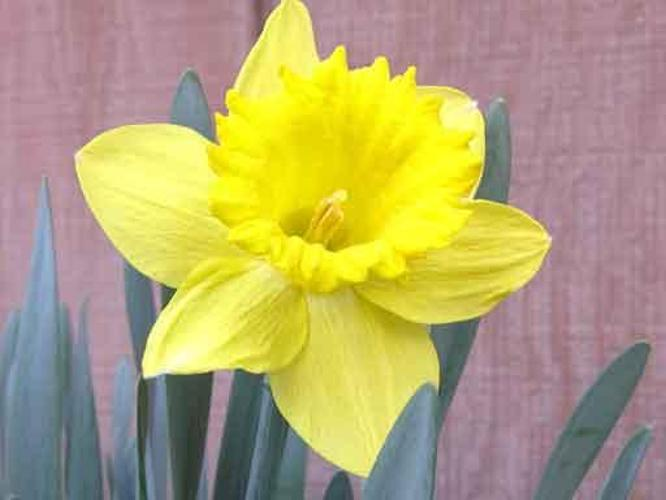
#> input picture Dataset/input_images/easy/easy_1.jpg, 666 x 500 px
$ python easy_images.py
#> lines starting #> are read from the running program, lines starting #| are printed output that depends on the picture; after the words box and inside, x2 and y2 are one past the last pixel; in counts of white or black regions, pixels touching at a corner belong together; pictures that were not available may be replaced by others from this repository, and a replacement may not be noted
### RGB/helper.py
import cv2 as cv
import os

# Get the absolute path to the directory containing the current script
current_dir = os.path.dirname(os.path.abspath(__file__))

# Define relative paths to input and output directories
input_rel_path = "../Dataset/input_images/"
output_rel_path = "../output_images/"

# Create absolute paths by joining the current directory with the relative paths
input_abs_path = os.path.join(current_dir, input_rel_path)
output_abs_path = os.path.join(current_dir, output_rel_path)

# Load images using absolute paths
easy1_image = cv.imread(os.path.join(input_abs_path, "easy/easy_1.jpg"))
#> easy1_image is the input picture: shape (500, 666, 3); mean B, G, R 113.4, 165.4, 178.9
easy2_image = cv.imread(os.path.join(input_abs_path, "easy/easy_2.jpg"))
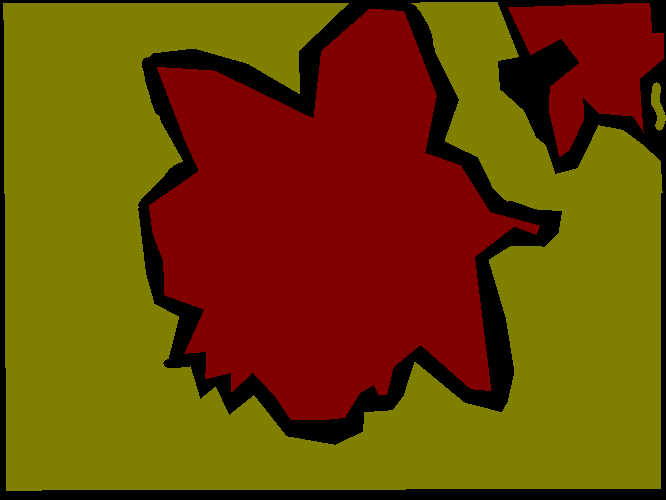
#> input picture Dataset/ground_truths/easy/easy_2.png, 666 x 500 px, given in place of easy_2.jpg, which was not available
#> easy2_image is the input picture: shape (500, 666, 3); mean B, G, R 0, 67.8, 109.3
easy3_image = cv.imread(os.path.join(input_abs_path, "easy/easy_3.jpg"))
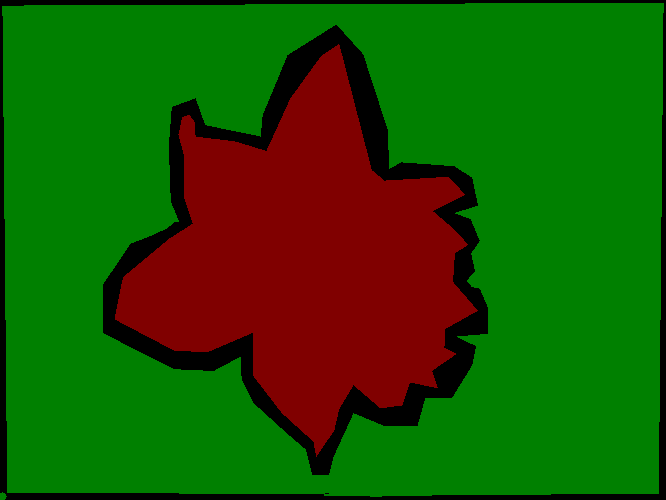
#> input picture Dataset/ground_truths/easy/easy_3.png, 666 x 500 px, given in place of easy_3.jpg, which was not available
#> easy3_image is the input picture: shape (500, 666, 3); mean B, G, R 0, 85.8, 28.8
medium1_image = cv.imread(os.path.join(input_abs_path, "medium/medium_1.jpg"))
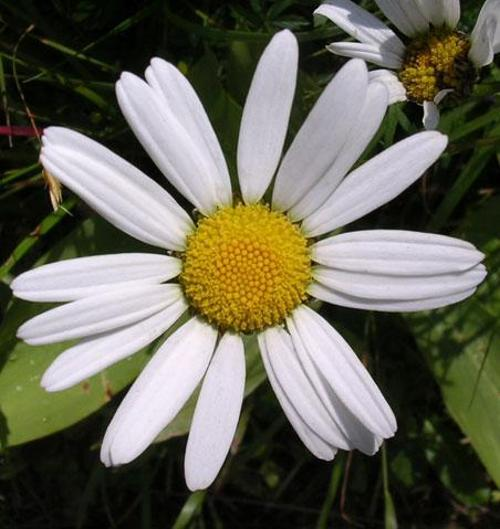
#> input picture Dataset/input_images/medium/medium_1.jpg, 500 x 529 px
#> medium1_image is the input picture: shape (529, 500, 3); mean B, G, R 88.3, 102.5, 103.8
medium2_image = cv.imread(os.path.join(input_abs_path, "medium/medium_2.jpg"))
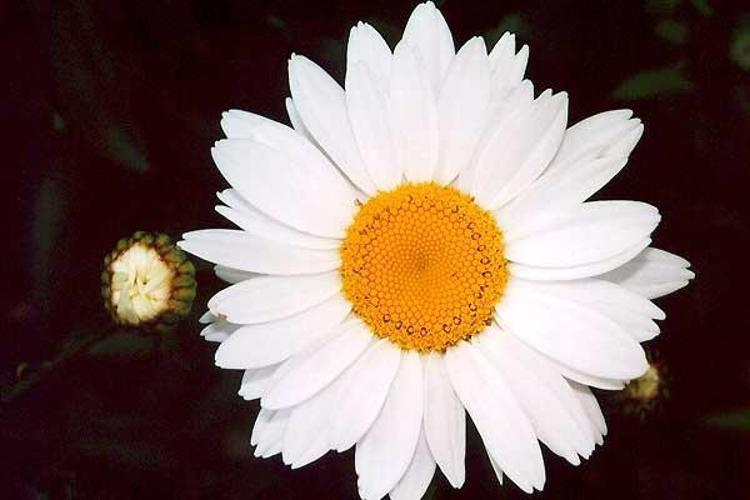
#> input picture Dataset/input_images/medium/medium_2.jpg, 750 x 500 px
#> medium2_image is the input picture: shape (500, 750, 3); mean B, G, R 96.1, 102.5, 123.6
medium3_image = cv.imread(os.path.join(input_abs_path, "medium/medium_3.jpg"))
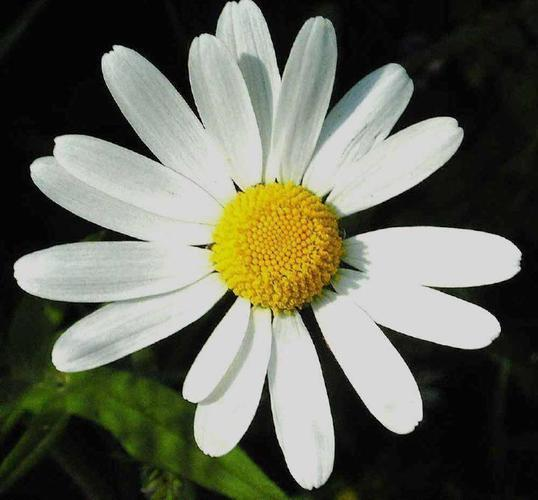
#> input picture Dataset/input_images/medium/medium_3.jpg, 538 x 500 px
#> medium3_image is the input picture: shape (500, 538, 3); mean B, G, R 89.3, 103.2, 101.2
hard1_image = cv.imread(os.path.join(input_abs_path, "hard/hard_1.jpg"))
hard2_image = cv.imread(os.path.join(input_abs_path, "hard/hard_2.jpg"))
hard3_image = cv.imread(os.path.join(input_abs_path, "hard/hard_3.jpg"))

# Create image map with absolute paths
imageMap = {
    "easy1": easy1_image,
    "easy2": easy2_image,
    "easy3": easy3_image,
    "medium1": medium1_image,
    "medium2": medium2_image,
    "medium3": medium3_image,
    "hard1": hard1_image,
    "hard2": hard2_image,
    "hard3": hard3_image,
}

### RGB/easy_images.py
import cv2 as cv
import numpy as np
import matplotlib.pyplot as plt
from helper import imageMap


def unsharp_masking(img, sigma=1.0, strength=1.5):
    blurred = cv.GaussianBlur(img, (0, 0), sigma)
    sharpened = cv.addWeighted(img, 1.0 + strength, blurred, -strength, 0)
    return sharpened

def rgb_thresholding(image_key):
    img = imageMap[image_key]
    imgRGB = cv.cvtColor(img, cv.COLOR_BGR2RGB)

    # Apply Gaussian Blur for noise reduction
    noiseReduction = cv.GaussianBlur(imgRGB, (5, 5), 0)

    easy_thresholds_rgb = {
        "easy1": {
            "lower_threshold": np.array([170, 170, 0]),
            "upper_threshold": np.array([255, 255, 255]),
        },
        "easy2": {
            "lower_threshold": np.array([140, 140, 0]),
            "upper_threshold": np.array([255, 255, 255]),
        },
        "easy3": {
            "lower_threshold": np.array([190, 190, 0]),
            "upper_threshold": np.array([255, 255, 255]),
        },
    }

    # Get the threshold values for the current image key
    threshold_values = easy_thresholds_rgb.get(image_key)

    # Check if threshold values exist for the current image key
    if threshold_values is not None:
        lower_threshold = threshold_values["lower_threshold"]
        upper_threshold = threshold_values["upper_threshold"]
    else:
        # If no specific threshold values are defined, use default values
        lower_threshold = np.array([170, 170, 0])  # Lower bound of the threshold range
        upper_threshold = np.array(
            [255, 255, 255]
        )  # Upper bound of the threshold range

    # Threshold the blurred image based on the RGB color range
    mask_blurred = cv.inRange(noiseReduction, lower_threshold, upper_threshold)
    masked_blurred_img = cv.bitwise_and(
        noiseReduction, noiseReduction, mask=mask_blurred
    )

    # Convert the masked image to grayscale
    masked_gray_img = cv.cvtColor(masked_blurred_img, cv.COLOR_RGB2GRAY)

    # Apply binary thresholding
    _, binary_img = cv.threshold(masked_gray_img, 0, 255, cv.THRESH_BINARY)

    # Displaying the original image, noise-reduced image, and thresholded blurred image
    plt.figure(figsize=(15, 10))

    plt.subplot(2, 3, 1)
    plt.imshow(imgRGB)
    plt.title("Original Image")
    plt.axis("off")

    plt.subplot(2, 3, 2)
    plt.imshow(noiseReduction)
    plt.title("Noise Reduction")
    plt.axis("off")

    plt.subplot(2, 3, 3)
    plt.imshow(masked_blurred_img)
    plt.title("Blurred Image Thresholding")
    plt.axis("off")

    plt.subplot(2, 3, 4)
    plt.imshow(masked_gray_img, cmap='gray')
    plt.title("Black and White Masked Image")
    plt.axis("off")

    plt.subplot(2, 3, 5)
    plt.imshow(binary_img, cmap='gray')
    plt.title("Binary Thresholding")
    plt.axis("off")

    plt.show()


if __name__ == "__main__":
    for key in imageMap:
        # Check if the image is "easy" based on some criteria
        if key.startswith("easy"):
            rgb_thresholding(key)
#> this loop made 9 passes
#> key on passes 4 to 9: 'medium1', 'medium2', 'medium3', 'hard1', 'hard2', 'hard3'
#> (key, lower_threshold in rgb_thresholding) on passes 1 to 3: ('easy1', [170, 170, 0]), ('easy2', [140, 140, 0]), ('easy3', [190, 190, 0])
#> pass 1, in rgb_thresholding, `mask_blurred = cv.inRange(noiseReduction, lower_threshold, upper_thres..`:
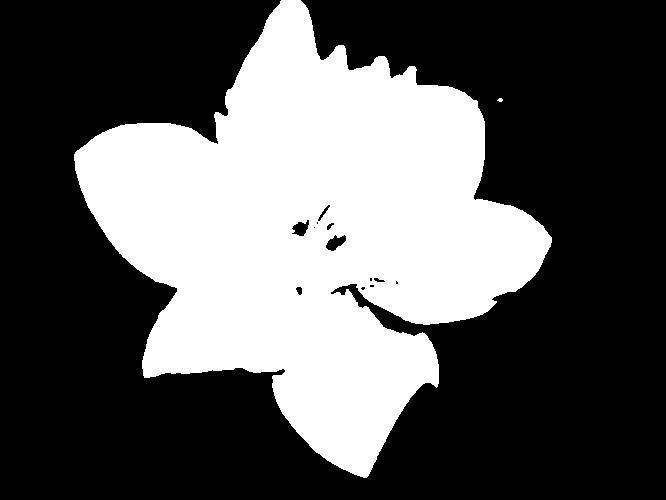
#> mask_blurred: shape (500, 666); 35.5% white; 2 white regions (1 under 20 px), largest, box (x1, y1, x2, y2) and area: (74, 0, 552, 478) 118082
#> pass 2, in rgb_thresholding (call 2), `plt.show()`:
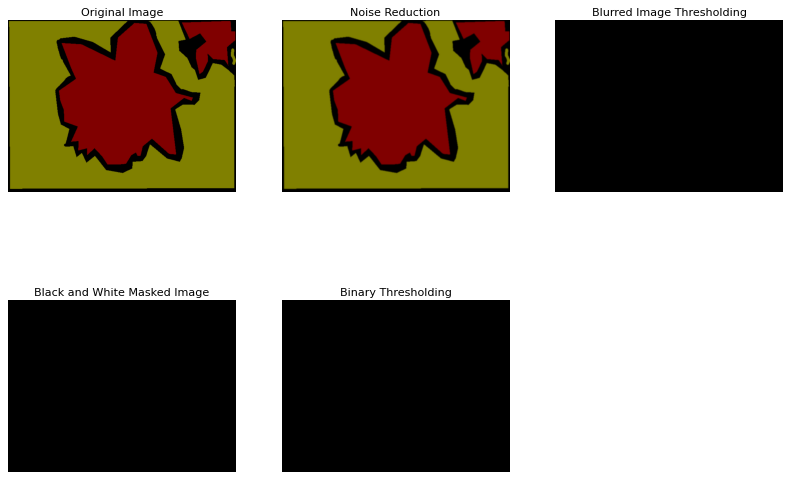
#> figure drawn by matplotlib, 5 panels
